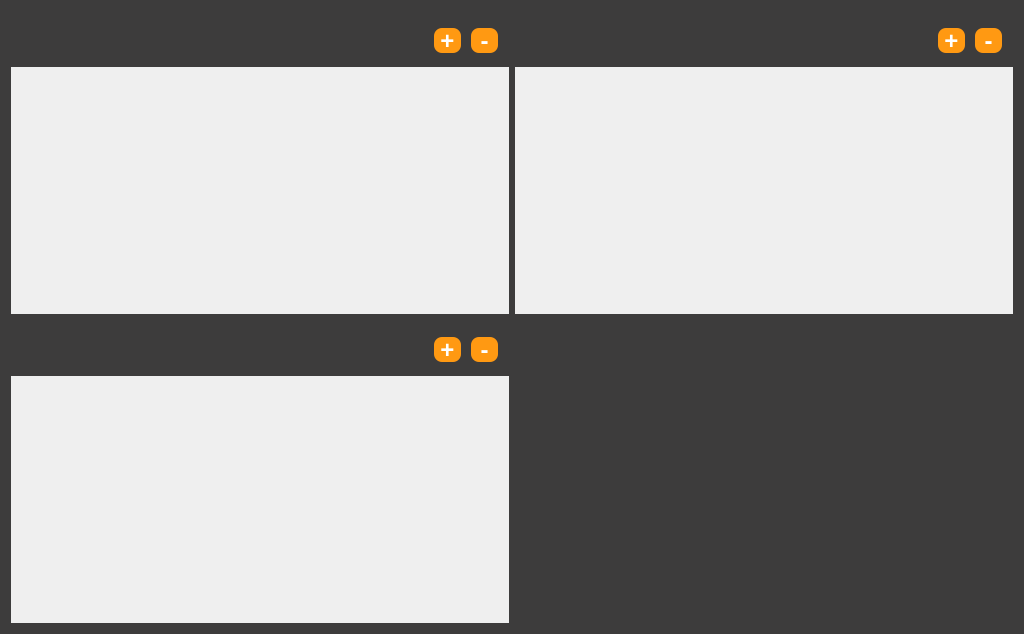
<?xml version="1.0" encoding="UTF-8"?>
<ui version="4.0">
 <class>pictureClass</class>
 <widget class="QWidget" name="pictureClass">
  <property name="geometry">
   <rect>
    <x>0</x>
    <y>0</y>
    <width>1024</width>
    <height>634</height>
   </rect>
  </property>
  <property name="windowTitle">
   <string>picture</string>
  </property>
  <property name="styleSheet">
   <string notr="true">QGroupBox{
border:none
}
QWidget#pictureClass{background-color:#3d3c3c}




 QScrollArea {
        border: none;
    }

    QScrollBar {
        background: #c4c2c2;
        
    }

    QScrollBar:horizontal {
        height: 5px;
    }

    QScrollBar:vertical {
        width: 5px;
    }

    QScrollBar::handle {
        background: #ff9912;
        border-radius: 1px;
    }


	QScrollBar::handle:horizontal {

        width: 2px;
    }


QPushButton{background:#ff9912; border:none;color:#ffffff; border-radius:8px}
QPushButton::hover{background-color:#faab43} 
QPushButton::pressed{background-color:#969292} </string>
  </property>
  <layout class="QGridLayout" name="gridLayout_7">
   <item row="0" column="0">
    <layout class="QVBoxLayout" name="verticalLayout">
     <item>
      <widget class="QGroupBox" name="groupBox">
       <property name="minimumSize">
        <size>
         <width>0</width>
         <height>50</height>
        </size>
       </property>
       <property name="maximumSize">
        <size>
         <width>16777215</width>
         <height>40</height>
        </size>
       </property>
       <property name="title">
        <string/>
       </property>
       <layout class="QGridLayout" name="gridLayout">
        <item row="0" column="0">
         <spacer name="horizontalSpacer">
          <property name="orientation">
           <enum>Qt::Horizontal</enum>
          </property>
          <property name="sizeHint" stdset="0">
           <size>
            <width>189</width>
            <height>17</height>
           </size>
          </property>
         </spacer>
        </item>
        <item row="0" column="1">
         <spacer name="horizontalSpacer_2">
          <property name="orientation">
           <enum>Qt::Horizontal</enum>
          </property>
          <property name="sizeHint" stdset="0">
           <size>
            <width>188</width>
            <height>17</height>
           </size>
          </property>
         </spacer>
        </item>
        <item row="0" column="2">
         <layout class="QHBoxLayout" name="horizontalLayout">
          <property name="spacing">
           <number>10</number>
          </property>
          <item>
           <widget class="QPushButton" name="btnplus1">
            <property name="sizePolicy">
             <sizepolicy hsizetype="Preferred" vsizetype="Preferred">
              <horstretch>0</horstretch>
              <verstretch>0</verstretch>
             </sizepolicy>
            </property>
            <property name="minimumSize">
             <size>
              <width>27</width>
              <height>25</height>
             </size>
            </property>
            <property name="maximumSize">
             <size>
              <width>27</width>
              <height>25</height>
             </size>
            </property>
            <property name="font">
             <font>
              <family>Arial</family>
              <pointsize>18</pointsize>
              <weight>75</weight>
              <bold>true</bold>
             </font>
            </property>
            <property name="text">
             <string>+</string>
            </property>
           </widget>
          </item>
          <item>
           <widget class="QPushButton" name="btnminus1">
            <property name="sizePolicy">
             <sizepolicy hsizetype="Preferred" vsizetype="Preferred">
              <horstretch>0</horstretch>
              <verstretch>0</verstretch>
             </sizepolicy>
            </property>
            <property name="minimumSize">
             <size>
              <width>27</width>
              <height>25</height>
             </size>
            </property>
            <property name="maximumSize">
             <size>
              <width>27</width>
              <height>25</height>
             </size>
            </property>
            <property name="font">
             <font>
              <family>Arial</family>
              <pointsize>18</pointsize>
              <weight>75</weight>
              <bold>true</bold>
             </font>
            </property>
            <property name="text">
             <string>-</string>
            </property>
           </widget>
          </item>
         </layout>
        </item>
       </layout>
      </widget>
     </item>
     <item>
      <widget class="QScrollArea" name="scrollArea">
       <property name="sizePolicy">
        <sizepolicy hsizetype="Expanding" vsizetype="Expanding">
         <horstretch>0</horstretch>
         <verstretch>0</verstretch>
        </sizepolicy>
       </property>
       <property name="sizeAdjustPolicy">
        <enum>QAbstractScrollArea::AdjustIgnored</enum>
       </property>
       <property name="widgetResizable">
        <bool>true</bool>
       </property>
       <widget class="QWidget" name="scrollAreaWidgetContents">
        <property name="geometry">
         <rect>
          <x>0</x>
          <y>0</y>
          <width>498</width>
          <height>247</height>
         </rect>
        </property>
        <layout class="QGridLayout" name="gridLayout_2">
         <item row="0" column="0">
          <widget class="QLabel" name="label1">
           <property name="text">
            <string/>
           </property>
           <property name="alignment">
            <set>Qt::AlignCenter</set>
           </property>
          </widget>
         </item>
        </layout>
       </widget>
      </widget>
     </item>
    </layout>
   </item>
   <item row="0" column="1">
    <layout class="QVBoxLayout" name="verticalLayout_2">
     <item>
      <widget class="QGroupBox" name="groupBox_2">
       <property name="minimumSize">
        <size>
         <width>0</width>
         <height>50</height>
        </size>
       </property>
       <property name="maximumSize">
        <size>
         <width>16777215</width>
         <height>40</height>
        </size>
       </property>
       <property name="title">
        <string/>
       </property>
       <layout class="QGridLayout" name="gridLayout_4">
        <item row="0" column="0">
         <spacer name="horizontalSpacer_3">
          <property name="orientation">
           <enum>Qt::Horizontal</enum>
          </property>
          <property name="sizeHint" stdset="0">
           <size>
            <width>103</width>
            <height>17</height>
           </size>
          </property>
         </spacer>
        </item>
        <item row="0" column="1">
         <spacer name="horizontalSpacer_4">
          <property name="orientation">
           <enum>Qt::Horizontal</enum>
          </property>
          <property name="sizeHint" stdset="0">
           <size>
            <width>102</width>
            <height>17</height>
           </size>
          </property>
         </spacer>
        </item>
        <item row="0" column="2">
         <layout class="QHBoxLayout" name="horizontalLayout_2">
          <property name="spacing">
           <number>10</number>
          </property>
          <item>
           <widget class="QPushButton" name="btnplus2">
            <property name="sizePolicy">
             <sizepolicy hsizetype="Preferred" vsizetype="Preferred">
              <horstretch>0</horstretch>
              <verstretch>0</verstretch>
             </sizepolicy>
            </property>
            <property name="minimumSize">
             <size>
              <width>27</width>
              <height>25</height>
             </size>
            </property>
            <property name="maximumSize">
             <size>
              <width>27</width>
              <height>25</height>
             </size>
            </property>
            <property name="font">
             <font>
              <family>Arial</family>
              <pointsize>18</pointsize>
              <weight>75</weight>
              <bold>true</bold>
             </font>
            </property>
            <property name="text">
             <string>+</string>
            </property>
           </widget>
          </item>
          <item>
           <widget class="QPushButton" name="btnminus2">
            <property name="sizePolicy">
             <sizepolicy hsizetype="Preferred" vsizetype="Preferred">
              <horstretch>0</horstretch>
              <verstretch>0</verstretch>
             </sizepolicy>
            </property>
            <property name="minimumSize">
             <size>
              <width>27</width>
              <height>25</height>
             </size>
            </property>
            <property name="maximumSize">
             <size>
              <width>27</width>
              <height>25</height>
             </size>
            </property>
            <property name="font">
             <font>
              <family>Arial</family>
              <pointsize>18</pointsize>
              <weight>75</weight>
              <bold>true</bold>
             </font>
            </property>
            <property name="text">
             <string>-</string>
            </property>
           </widget>
          </item>
         </layout>
        </item>
       </layout>
      </widget>
     </item>
     <item>
      <widget class="QScrollArea" name="scrollArea_2">
       <property name="minimumSize">
        <size>
         <width>0</width>
         <height>0</height>
        </size>
       </property>
       <property name="widgetResizable">
        <bool>true</bool>
       </property>
       <widget class="QWidget" name="scrollAreaWidgetContents_2">
        <property name="geometry">
         <rect>
          <x>0</x>
          <y>0</y>
          <width>498</width>
          <height>247</height>
         </rect>
        </property>
        <layout class="QGridLayout" name="gridLayout_3">
         <item row="0" column="0">
          <widget class="QLabel" name="label2">
           <property name="text">
            <string/>
           </property>
           <property name="alignment">
            <set>Qt::AlignCenter</set>
           </property>
          </widget>
         </item>
        </layout>
       </widget>
      </widget>
     </item>
    </layout>
   </item>
   <item row="1" column="0">
    <layout class="QVBoxLayout" name="verticalLayout_3">
     <item>
      <widget class="QGroupBox" name="groupBox_3">
       <property name="minimumSize">
        <size>
         <width>0</width>
         <height>50</height>
        </size>
       </property>
       <property name="maximumSize">
        <size>
         <width>16777215</width>
         <height>40</height>
        </size>
       </property>
       <property name="title">
        <string/>
       </property>
       <property name="alignment">
        <set>Qt::AlignLeading|Qt::AlignLeft|Qt::AlignVCenter</set>
       </property>
       <property name="flat">
        <bool>false</bool>
       </property>
       <layout class="QGridLayout" name="gridLayout_6">
        <item row="0" column="0">
         <spacer name="horizontalSpacer_5">
          <property name="orientation">
           <enum>Qt::Horizontal</enum>
          </property>
          <property name="sizeHint" stdset="0">
           <size>
            <width>180</width>
            <height>17</height>
           </size>
          </property>
         </spacer>
        </item>
        <item row="0" column="1">
         <spacer name="horizontalSpacer_6">
          <property name="orientation">
           <enum>Qt::Horizontal</enum>
          </property>
          <property name="sizeHint" stdset="0">
           <size>
            <width>180</width>
            <height>17</height>
           </size>
          </property>
         </spacer>
        </item>
        <item row="0" column="2">
         <layout class="QHBoxLayout" name="horizontalLayout_3">
          <property name="spacing">
           <number>10</number>
          </property>
          <property name="leftMargin">
           <number>0</number>
          </property>
          <property name="rightMargin">
           <number>0</number>
          </property>
          <item>
           <widget class="QPushButton" name="btnplus3">
            <property name="sizePolicy">
             <sizepolicy hsizetype="Preferred" vsizetype="Preferred">
              <horstretch>0</horstretch>
              <verstretch>0</verstretch>
             </sizepolicy>
            </property>
            <property name="minimumSize">
             <size>
              <width>27</width>
              <height>25</height>
             </size>
            </property>
            <property name="maximumSize">
             <size>
              <width>27</width>
              <height>25</height>
             </size>
            </property>
            <property name="font">
             <font>
              <family>Arial</family>
              <pointsize>18</pointsize>
              <weight>75</weight>
              <bold>true</bold>
             </font>
            </property>
            <property name="text">
             <string>+</string>
            </property>
           </widget>
          </item>
          <item>
           <widget class="QPushButton" name="btnminus3">
            <property name="sizePolicy">
             <sizepolicy hsizetype="Preferred" vsizetype="Preferred">
              <horstretch>0</horstretch>
              <verstretch>0</verstretch>
             </sizepolicy>
            </property>
            <property name="minimumSize">
             <size>
              <width>27</width>
              <height>25</height>
             </size>
            </property>
            <property name="maximumSize">
             <size>
              <width>27</width>
              <height>25</height>
             </size>
            </property>
            <property name="font">
             <font>
              <family>Arial</family>
              <pointsize>18</pointsize>
              <weight>75</weight>
              <bold>true</bold>
             </font>
            </property>
            <property name="text">
             <string>-</string>
            </property>
           </widget>
          </item>
         </layout>
        </item>
       </layout>
      </widget>
     </item>
     <item>
      <widget class="QScrollArea" name="scrollArea_3">
       <property name="widgetResizable">
        <bool>true</bool>
       </property>
       <widget class="QWidget" name="scrollAreaWidgetContents_3">
        <property name="geometry">
         <rect>
          <x>0</x>
          <y>0</y>
          <width>498</width>
          <height>247</height>
         </rect>
        </property>
        <layout class="QGridLayout" name="gridLayout_5">
         <item row="0" column="0">
          <widget class="QLabel" name="label3">
           <property name="text">
            <string/>
           </property>
           <property name="alignment">
            <set>Qt::AlignCenter</set>
           </property>
          </widget>
         </item>
        </layout>
       </widget>
      </widget>
     </item>
    </layout>
   </item>
  </layout>
 </widget>
 <layoutdefault spacing="6" margin="11"/>
 <resources/>
 <connections/>
</ui>
